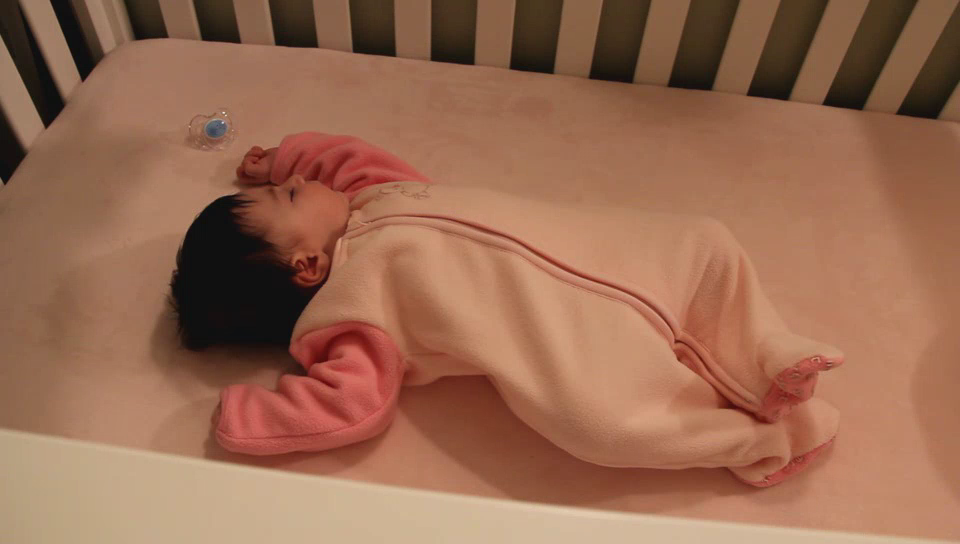
#> input picture frame 29 of data/baby.mp4, 960 x 544 px
$ python synflowmap.py
#> lines starting #> are read from the running program, lines starting #| are printed output that depends on the picture; after the words box and inside, x2 and y2 are one past the last pixel; in counts of white or black regions, pixels touching at a corner belong together
import cv2
import numpy as np
import math
import time
from moviepy.editor import VideoFileClip,ImageSequenceClip

class manage_videos:
    def __init__(self,original_file,mag_file,scale=1,bilatfil_size=1,alpha=1,winsize=15):
        self.sfm=SynFlowMap(scale,bilatfil_size,alpha,winsize)
        self.orig_file=original_file
        self.mag_file=mag_file
        self.currentOrig=None
        self.currentMag=None
        self.currentFlow=None
        self.currentProposed=None
        self.started=False

    def start(self,verbose=True):
        self.originalCap=cv2.VideoCapture(self.orig_file)
        self.magnifyedCap=cv2.VideoCapture(self.mag_file)
        #raise error if cant open files
        self.frame_count=0
        oWidth= int(self.originalCap.get(cv2.CAP_PROP_FRAME_WIDTH))
        oHeight= int(self.originalCap.get(cv2.CAP_PROP_FRAME_HEIGHT))
        oFps=  int(self.originalCap.get(cv2.CAP_PROP_FPS))
        mWidth= int(self.magnifyedCap.get(cv2.CAP_PROP_FRAME_WIDTH))
        mHeight= int(self.magnifyedCap.get(cv2.CAP_PROP_FRAME_HEIGHT))
        mFps=  int(self.magnifyedCap.get(cv2.CAP_PROP_FPS))
        if verbose:
            print('starting video')
            print('original video size ',oWidth,'x',oHeight,', at ',oFps,' fps.')
            print('magnifyed video size ',mWidth,'x',mHeight,', at ',mFps,' fps.')

        #cv2.namedWindow('proposed',cv2.WND_PROP_FULLSCREEN)
        self.started=True
        return True

    def nextFrame(self):
        if not self.originalCap.isOpened() and not self.magnifyedCap.isOpened():
            print('error: start first the video')
            return
        #lastFrameTime = thisFrameTime
        ret1, self.currentOrig = self.originalCap.read()#OS: original size
#> self.currentOrig is the input picture: shape (544, 960, 3); mean B, G, R 81.5, 106, 152.8
        ret2, self.currentMag = self.magnifyedCap.read()
        if not ret1 or not ret2:
            return (False,np.zeros((100,100,3), np.uint8))
        self.currentOrig=cv2.resize(self.currentOrig,(self.currentMag.shape[1],self.currentMag.shape[0]))

        orig_proc=self.sfm.preprocessFrame(self.currentOrig)
        mag_proc=self.sfm.preprocessFrame(self.currentMag)
        self.currentFlow=self.sfm.calculateFlow(orig_proc,mag_proc)
        result=self.sfm.remap(self.currentOrig,self.currentFlow)
        self.frame_count=self.frame_count+1
        return (True,result)
    def has_started(self):
        return self.started
    def has_finished(self):
        return not self.originalCap.isOpened() or not self.magnifyedCap.isOpened()


class SynFlowMap:


    def __init__(self,scale=1,bilatfil_size=1,alpha=1,winsize=15):
        self.scale_range=[1,2,4,8]
        self.bilatfil_size_range=[1,3,5,7,9,11,13,15]
        self.alpha_limits=(-3,3)
        self.winsize_range=[3,5,7,9,11,13,15,17,19,21,23,25]
        self._scale=scale #1 2 4 8
        self._bilatfil_size=1 #1 21?
        self._alpha=alpha #-2 2
        self._winsize=winsize #3 25
        self.h1=None
        self.w1=None


    @staticmethod
    def get_closest(value, list):
        diff = lambda x : abs(x - value)
        ret=min(list, key=diff)
        #print('Received',value,', setting as ',ret)
        return ret

    @staticmethod
    def limit(value, limits):
        if value> limits[1]:
            ret= limits[1]
        elif value < limits[0]:
            ret=limits[0]
        else:
            ret =value
        #print('Received',value,', setting as ',ret)
        return ret

    @property
    def scale(self):
        return self._scale
    @scale.setter
    def scale(self, value):
        self._scale = SynFlowMap.get_closest(value,self.scale_range)

    @property
    def bilatfil_size(self):
        return self._bilatfil_size
    @bilatfil_size.setter
    def bilatfil_size(self, value):
        self._bilatfil_size = SynFlowMap.get_closest(value,self.bilatfil_size_range)

    @property
    def alpha(self):
        return self._alpha
    @alpha.setter
    def alpha(self, value):
        self._alpha = SynFlowMap.limit(value,self.alpha_limits)

    @property
    def winsize(self):
        return self._winsize
    @winsize.setter
    def winsize(self, value):
        self._winsize = SynFlowMap.get_closest(value,self.winsize_range)

    @staticmethod
    def drawFlow(img, flow, step=8):
        h, w = img.shape[:2]
        y, x = np.mgrid[step/2:h:step, step/2:w:step].reshape(2,-1).astype(int)
        fx, fy = flow[y,x].T
        lines = np.vstack([x, y, x+fx, y+fy]).T.reshape(-1, 2, 2)
        lines = np.int32(lines + 0.5)
        #print(img.shape)
        vis = img.copy()#cv2.cvtColor(img, cv2.COLOR_GRAY2BGR)
        cv2.polylines(img, lines, 0, (255, 255, 0))
        #for (x1, y1), (x2, y2) in lines:
            #cv2.circle(vis, (x1, y1), 1, (255, 255, 0), -1)
        return vis

    def preprocessFrame(self,frame):
        self.h1=frame.shape[0]
        self.w1=frame.shape[1]
        self.h=int(self.h1/self._scale)
        self.w=int(self.w1/self._scale)
        frame=cv2.resize(frame,(self.w,self.h))
        frame=cv2.cvtColor(frame, cv2.COLOR_BGR2GRAY)
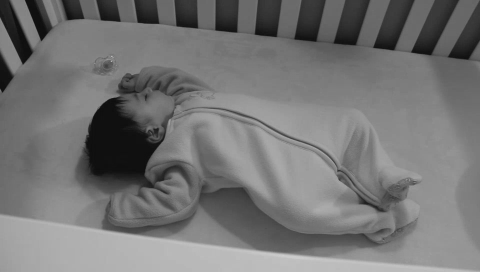
#> frame: shape (544, 960) (shown at 1/2 size); min 11, max 232, mean 117.1
        return frame

    def calculateFlow(self,orig,mag,alpha=None):
        if alpha is not None:
            self._alpha=alpha
        flow = cv2.calcOpticalFlowFarneback(orig,mag, None, 0.5, 3, self._winsize, 3, 5, 1.2, 0)*-self._alpha
        if self._bilatfil_size==1:
            flow[:,:,0] = self._scale*flow[:,:,0]
            flow[:,:,1] = self._scale*flow[:,:,1]
        else:
            flow[:,:,0] = self._scale*cv2.bilateralFilter(flow[:,:,0], self._bilatfil_size,75,75)
            flow[:,:,1] = self._scale*cv2.bilateralFilter(flow[:,:,1], self._bilatfil_size,75,75)

        flowOS=np.zeros((self.h1,self.w1,2),dtype='float32')
        flowOS[:,:,0]=cv2.resize(flow[:,:,0],(self.w1,self.h1))
        flowOS[:,:,1]=cv2.resize(flow[:,:,1],(self.w1,self.h1))
        self._flow=flowOS
        return flowOS
        #flowView=draw_flow(cv2.cvtColor(oFrameOS, cv2.COLOR_BGR2GRAY),flowOS)
    # [9 lines left out: function combineFlows, not called in this run]

    def nullMap(self,h,w):
#> called with h = 544, w = 960
        self._map_x = np.zeros((h,w),np.float32)
        self._map_y = np.zeros((h,w),np.float32)
        for i in range(0,h):
            for j in range(0,w):#
                self._map_x[i,j] = j
                self._map_y[i,j] = i
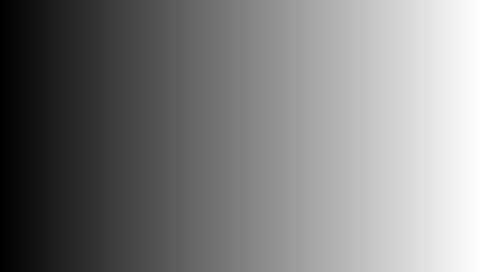
#> self._map_x: shape (544, 960) float32 (shown at 1/2 size); min 0, max 959, mean 479.5; drawn with min black and max white
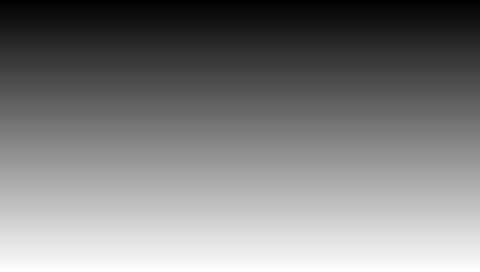
#> self._map_y: shape (544, 960) float32 (shown at 1/2 size); min 0, max 543, mean 271.5; drawn with min black and max white
        return

    def remap(self,frame,flow):
        if frame.shape[0]!=flow.shape[0] and frame.shape[1]!=flow.shape[1]:
            raise Exception('frame and flow must have same dimensions')
        self.h1=frame.shape[0]
        self.w1=frame.shape[1]
        calcNullMap=True
        if hasattr(self,'_map_x') and hasattr(self,'_map_y'):
            if self._map_x.shape[0]==self.h1 and self._map_y.shape[0]==self.w1:
                calcNullMap=False
        if calcNullMap:
            self.nullMap(self.h1,self.w1)

        proposedFrame=np.empty(((self.h1,self.w1,3)))
        proposedFrame=cv2.remap( frame, self._map_x+flow[:,:,0],self._map_y+flow[:,:,1], cv2.INTER_LINEAR,proposedFrame,cv2.BORDER_REPLICATE)
        #((map1.type() == CV_32FC2 || map1.type() == CV_16SC2) && map2.empty()) || (map1.type() == CV_32FC1 && map2.type() == CV_32FC1) in function 'remap'
        return proposedFrame

    # [34 lines left out: functions singleFlowMap, multiFlowMap, flowSeg, not called in this run]


def nothing(val):
    pass

# [12 lines left out: function draw_flow, not called in this run]

def printInstructions():
    print('\nProposed Motion magnification method\n')
    print('Instructions:')
    print('p->pause')
    print('i->invert motion')
    print('r->restart')
    print('mouse clicking in first image->select a slice to acompany along the time')
    print('s->save video and slice time images (if selected)')
    print('h->show these instructions')

# [26 lines left out: functions lineToFolow, drawLine, not called in this run]


def gui():
    vNames=[('baby','data/baby.mp4','data/PhaseBasedResults/baby-differenceOfIIR-band0.04-0.40-sr1-alpha20-mp0-sigma5-scale0.80-frames1-301-quarterOctave.mp4',20, 'phase-based'),\
        ('baby','data/baby.mp4','data/riez/baby.mp4',20, 'riez-pyramids'),\
        ('cat_toy','data/cat_toy.mp4','data/VideoAccelerationResults/cat_toy_fm_4_alpha_8_pylevel_4_kernel_DOG.mp4',8,'acceleration magnification'),\
        ('cat_toy2','data/cat_toy.mp4','data/deepmag/cat_toy_7_dynamic.mp4',7, 'deepmag dynamic'),\
        ('cat_toy3','data/cat_toy.mp4','data/deepmag/cat_toy_8_dynamic.mp4',8, 'deepmag dynamic'),\
        ('gunshot3','data/gun_shot.mp4','data/deepmag/gunshot1_8_dynamic.mp4',8, 'deepmag dynamic'),\
        ('subway1','data/subway.mp4','data/VideoAccelerationResults/subway_fm_4_alpha_8_pylevel_4_kernel_INT.mp4',8,'acceleration magnification'),\
        ('subway2','data/subway.mp4','data/PhaseBasedResults/subway-FIRWindowBP-band3.60-6.20-sr30-alpha60-mp0-sigma3-scale1.00-frames1-243-octave.mp4',60, 'phase-based'),\
        ('subway3','data/subway.mp4','data/deepmag/subway1_8_static.mp4',8,'deepmag static'),\
        ('subway4','data/subway.mp4','data/deepmag/subway2_8_dynamic.mp4',8, 'deepmag dynamic'),\
        ('drum','data/drum.avi','data/deepmag/drum_10_static.mp4',10, 'deepmag static'),\
        ('balance1','data/balance.mp4','data/riez/balance.mp4',10, 'riez pyramids'),\
        ('balance2','data/balance.mp4','data/deepmag/balance_10_1_8_300_Butter.mp4',10, 'deepmag static'),\
        ('car_engine','data/car_engine.mp4','data/PhaseBasedResults/car_engine-FIRWindowBP-band15.00-25.00-sr400-alpha30-mp0-sigma3-scale1.00-frames1-300-octave.mp4',30, 'phase-based'),\
        ('throat','data/throat.mp4','data/PhaseBasedResults/throat-FIRWindowBP-band90.00-110.00-sr1900-alpha100-mp0-sigma3-scale0.67-frames1-300-octave.avi',100, 'phase-based'),\
        ('crane_crop1','data/crane_crop.mp4','data/PhaseBasedResults/crane_crop-FIRWindowBP-band0.20-0.25-sr24-alpha75-mp0-sigma5-scale1.00-frames1-215-octave.mp4',75, 'phase-based'),\
        ('crane_crop2','data/crane_crop.mp4','data/PhaseBasedResults/crane_crop-FIRWindowBP-band0.20-0.25-sr24-alpha75-mp0-sigma5-scale1.00-frames1-215-halfOctave.mp4',75, 'phase-based'),\
        ('crane_crop3','data/crane_crop.mp4','data/PhaseBasedResults/crane_crop-FIRWindowBP-band0.20-0.25-sr24-alpha75-mp0-sigma5-scale1.00-frames1-215-quarterOctave.mp4',75, 'phase-based'),\
        ('crane_crop4','data/crane_crop.mp4','data/riez/crane_crop.mp4',75, 'riez-pyramids'),\
        ('eye','data/eye.mp4','data/PhaseBasedResults/eye-FIRWindowBP-band30.00-50.00-sr500-alpha75-mp0-sigma4-scale0.40-frames1-600-octave.avi',75, 'phase-based'),\
        ('bottle_moving','data/bottle_moving.mp4','data/VideoAccelerationResults/bottle_moving_fm_4_alpha_8_pylevel_4_kernel_INT.mp4',8,'acceleration magnification'),\
        ('bottle_moving2','data/bottle_moving.mp4','data/deepmag/bottle_moving_8_dynamic.mp4',8, 'deepmag dynamic'),\
        ('drone','data/drone_raw.mp4','data/PhaseBasedResults/drone_raw-differenceOfButterworths-band3.00-7.00-sr30-alpha5-mp0-sigma3-scale1.00-frames1-451-halfOctave.mp4',5, 'phase-based'),\
        ('drone','data/drone_raw.mp4','data/deepmag/drone_10_dynamic.mp4',10, 'deepmag dynamic'),\
        ('womanf1','data/woman.mp4','data/PhaseBasedResults/woman-FIRWindowBP-band0.35-0.71-sr60-alpha15-mp1-sigma3-scale1.00-frames1-600-halfOctave.mp4',15, 'phase-based'),\
        ('womanf2','data/woman.mp4','data/PhaseBasedResults/woman-FIRWindowBP-band1.00-1.90-sr60-alpha15-mp1-sigma3-scale1.00-frames1-600-halfOctave.mp4',15, 'phase-based'),\
        ('womanf3','data/woman.mp4','data/PhaseBasedResults/woman-FIRWindowBP-band3.00-6.00-sr60-alpha15-mp1-sigma3-scale1.00-frames1-600-halfOctave.mp4',15, 'phase-based'),\
        ('basballOnCity','data/basballOnCity.mp4','data/PhaseBasedResults/basballOnCity-FIRWindowBP-band0.10-10.00-sr30-alpha100-mp0-sigma5-scale1.00-frames1-150-halfOctave.mp4',100, 'phase-based'),\
        ('basballOnBlack','data/basballOnBlack.mp4','data/PhaseBasedResults/basballOnBlack-FIRWindowBP-band0.10-10.00-sr30-alpha100-mp0-sigma5-scale1.00-frames1-150-halfOctave.mp4',100, 'phase-based'),\
    ]
    vNames = [v for v in vNames if os.path.isfile(v[1]) and os.path.isfile(v[2])]

    #print(vNames)
    alphaDefault=1
    alpha=alphaDefault
    invert=1
    scaleDefault=1
    scale=scaleDefault
    ix,iy,fx,fy=0,0,0,0
    fpsSum=0
    OF_pos_default=6
    scale_pos_default=0
    alpham_pos_default=100
    bifilt_pos_default=0
    isSaving=False
    alpha_pos=alpham_pos_default
    scale_pos=scale_pos_default
    bilfilt_pos=bifilt_pos_default
    OF_pos=OF_pos_default
    #buttons: restart, next video, invert alpha, save image, save result video(next iteration), save comparison
    v=0
    while True:
        printInstructions()
        manager=manage_videos(vNames[v][1],vNames[v][2])
        manager.start()
        cv2.namedWindow('proposed',cv2.WND_PROP_FULLSCREEN)
        cv2.createTrackbar('OF window size','proposed',OF_pos,11,nothing)
        cv2.createTrackbar('scale','proposed',scale_pos,3,nothing)
        cv2.createTrackbar('alpha','proposed',alpha_pos,300,nothing)
        cv2.createTrackbar('bilfilter','proposed',bilfilt_pos,7,nothing)
        cv2.createTrackbar('video','proposed',v,len(vNames)-1,nothing)
        param=[]
        cv2.setMouseCallback('proposed',lineToFolow,param)

        drawing=False
        restart=True
        paused=False
        imgs=[]
        print('processing videos',vNames[v][1],vNames[v][2])
        while(not manager.has_finished()):
            if not paused:
                lastFrameTime = time.time()
                alpha_pos=cv2.getTrackbarPos('alpha','proposed')
                scale_pos=cv2.getTrackbarPos('scale','proposed')
                bilfilt_pos=cv2.getTrackbarPos('bilfilter','proposed')
                OF_pos=cv2.getTrackbarPos('OF window size','proposed')
                manager.sfm.alpha=alpha_pos/100*invert
                manager.sfm.scale=2**scale_pos
                manager.sfm.bilatfil_size=bilfilt_pos*2+1
                manager.sfm.winsize=OF_pos*2+3

                video_num=cv2.getTrackbarPos('video','proposed')
                if cv2.getTrackbarPos('video','proposed')!=v:
                    print(v)
                    v=cv2.getTrackbarPos('video','proposed')
                    print(v)
                    break
                ret,frame=manager.nextFrame()
#> ret = True
                if not ret:
                    if isSaving:
                        clip = ImageSequenceClip(imgs, fps=int(manager.originalCap.get(cv2.CAP_PROP_FPS)))
                        clip.write_videofile(vidName)
                        print('         Done. ')
                        print('saving video as', vidName)
                        isSaving=False
                    break
                thisFrameTime = time.time()

                fps=1/(thisFrameTime-lastFrameTime)
                orig=manager.currentOrig
                flow=manager.sfm.drawFlow(orig,manager.currentFlow)
#> in drawFlow, `fx, fy = flow[y,x].T`: fx = 8160 values, max 0.0338 at index 1319, min -0.138 at index 96, mean 1.11e-06; fy = 8160 values, max 0.354 at index 96, min -0.0732 at index 93, mean 2.46e-05
                cv2.putText(flow,"Original "+manager.orig_file,(3,25), cv2.FONT_HERSHEY_SIMPLEX, 1,(0,255,255),2,cv2.LINE_AA)
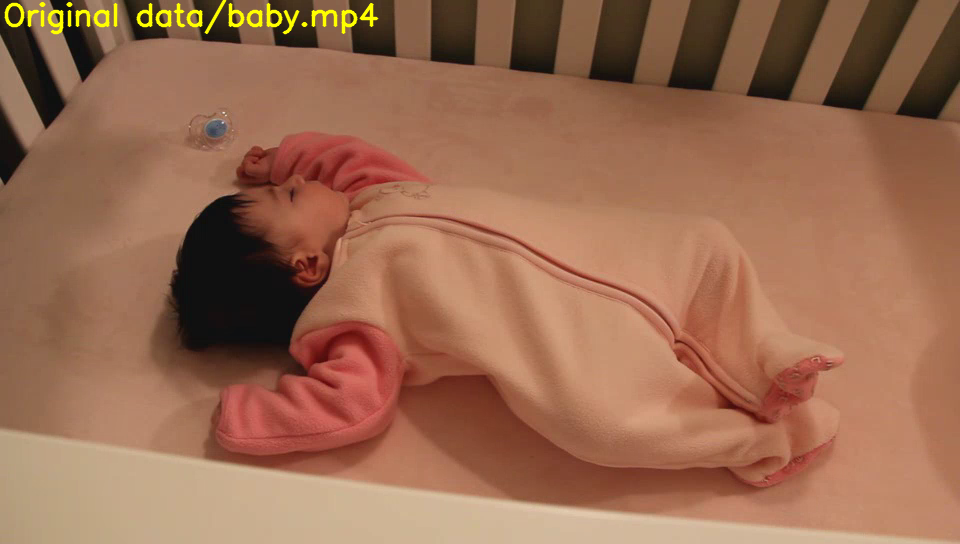
#> flow: shape (544, 960, 3); 0.83% of pixels changed, all inside (x1, y1, x2, y2) = (4, 0, 379, 35)
                cv2.putText(orig,"Optical Flow",(3,25), cv2.FONT_HERSHEY_SIMPLEX, 1,(0,255,255),2,cv2.LINE_AA)
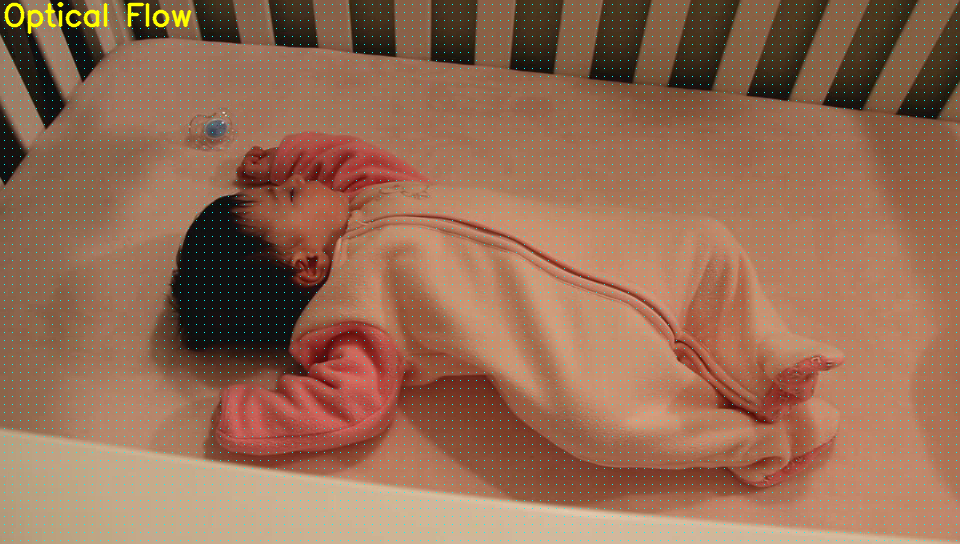
#> orig: shape (544, 960, 3); mean B, G, R 84.1, 108.9, 150.9

                mag=manager.currentMag
                cv2.putText(mag,f"Eulerian Magnification",(3,25), cv2.FONT_HERSHEY_SIMPLEX, 1,(0,255,255),2,cv2.LINE_AA)
                cv2.putText(mag,f"Method: {vNames[v][4]}",(3,50), cv2.FONT_HERSHEY_SIMPLEX, 1,(0,255,255),2,cv2.LINE_AA)
                cv2.putText(mag,f"alpha: {vNames[v][3]}",(3,75), cv2.FONT_HERSHEY_SIMPLEX, 1,(0,255,255),2,cv2.LINE_AA)

                cv2.putText(frame,f"SynFlowMap (ours)",(3,25), cv2.FONT_HERSHEY_SIMPLEX, 1,(0,255,255),2,cv2.LINE_AA)
                cv2.putText(frame,f"alpha:{vNames[v][3]*manager.sfm.alpha}",(3,50), cv2.FONT_HERSHEY_SIMPLEX, 1,(0,255,255),2,cv2.LINE_AA)
                cv2.putText(frame,f"scale:{manager.sfm.scale}",(3,75), cv2.FONT_HERSHEY_SIMPLEX, 1,(0,255,255),2,cv2.LINE_AA)


                toDisplay=cv2.hconcat([flow,mag])
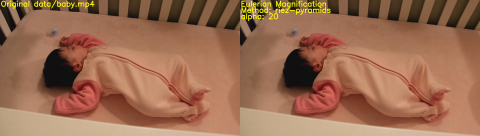
#> toDisplay: shape (544, 1920, 3) (shown at 1/4 size); mean B, G, R 81, 107.7, 154.3
                toDisplay=cv2.vconcat([toDisplay,cv2.hconcat([orig,frame])])
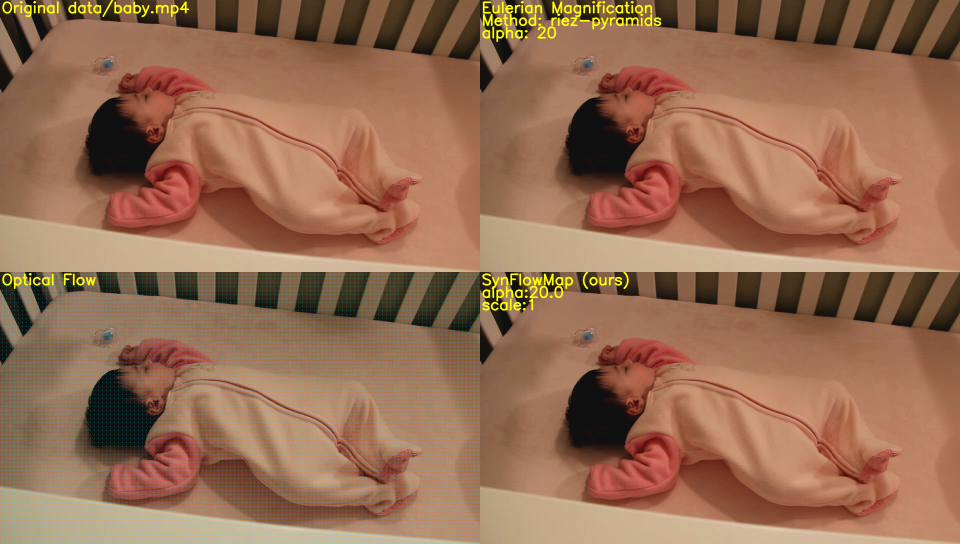
#> toDisplay: shape (1088, 1920, 3) (shown at 1/2 size); mean B, G, R 81.8, 108, 153.4

                #cv2.putText(toDisplay,"{:2.1f} fps".format(fps)+", frame n "+str(manager.frame_count),(400,400), cv2.FONT_HERSHEY_SIMPLEX, 1,(0,255,255),2,cv2.LINE_AA)
                cv2.imshow('proposed',toDisplay)
                #if cv2.waitKey(int(1000/oFps)) & 0xFF == ord('q'):
                if isSaving:
                    imgs.append(cv2.cvtColor(toDisplay, cv2.COLOR_BGR2RGB))


            key=cv2.waitKey(int(1)) & 0xFF
#> (key q is pressed here)
            if key == ord('q'):
                return

            elif key  == ord('r'):
                print('restarting')
                print(alpham_pos_default)
                alpha_pos=alpham_pos_default
                scale_pos=scale_pos_default
                bilfilt_pos=bifilt_pos_default
                OF_pos=OF_pos_default
                cv2.namedWindow('proposed',cv2.WND_PROP_FULLSCREEN)
                cv2.createTrackbar('OF window size','proposed',OF_pos,11,nothing)
                cv2.createTrackbar('scale','proposed',scale_pos,3,nothing)
                print(alpha_pos)
                cv2.createTrackbar('alpha','proposed',alpha_pos,300,nothing)
                cv2.createTrackbar('bilfilter','proposed',bilfilt_pos,7,nothing)
                cv2.createTrackbar('video','proposed',v,len(vNames)-1,nothing)
                invert=1
                manager.start()
                frameCount=0
                fpsSum=0
                continue
            elif key  == ord('i'):
                invert=-invert
            elif key == ord('s'):
                if not paused:
                    print('restarting and saving the result...')
                    manager.start()
                    imgs=[]
                    vidName='data/proposedResults/SFM_'+vNames[v][0]
                    if alpha!=alphaDefault:
                        vidName=vidName+'_alpha'+str(manager.sfm.alpha)
                    if scale!=scaleDefault:
                        vidName=vidName+'_scale'+str(manager.sfm.scale)
                    #    manager.sfm.bilatfil_size
                    #manager.sfm.winsize
                    vidName=vidName+'.mp4'

                    isSaving=True
                    restart=True
                    continue

            elif key == ord('p'):
                paused=not paused
            elif key == ord('h'):
                printInstructions()


if __name__ == "__main__":
    import os
    gui()
